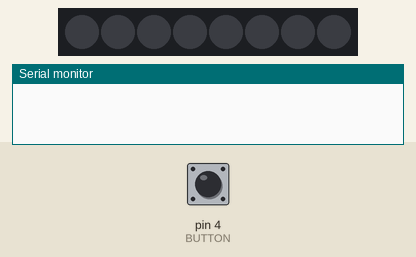
This sketch was run on a simulated Arduino Uno, built with avr-gcc and run on an emulated ATmega328P. Parts: 8 RGB LEDs in strip order, left to right, the last lines printed to the serial monitor. Inputs (shaded band) come from the test bench; at power-on: pin 4 (BUTTON) LOW. Dim RGB values are drawn brighter than linear.

Above: at 1.2 s.
1.3 s: pin 4 (BUTTON) pulled HIGH for 0.15 s
At 2.5 s:
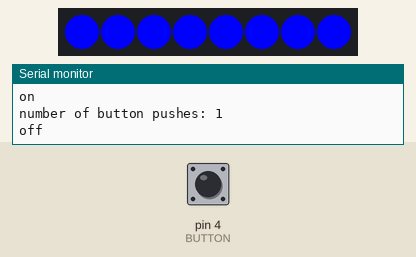
4.4 s: pin 4 (BUTTON) pulled HIGH for 1 s
At 4.91 s:
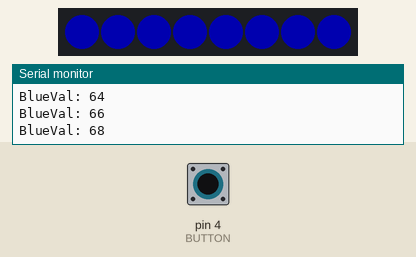
6.9 s: pin 4 (BUTTON) pulled HIGH for 0.15 s
At 7.9 s:
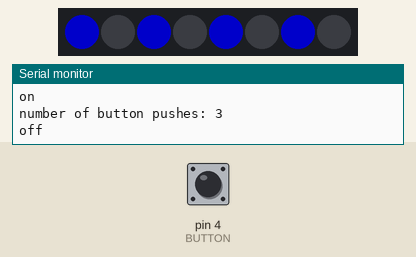
10.0 s: pin 4 (BUTTON) pulled HIGH for 3.2 s
At 10.15 s:
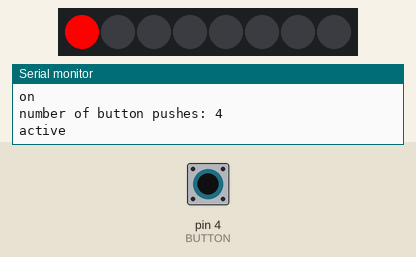
Timing chart, 0 to 15.7 s (numbered marks = the images above; inputs shaded):
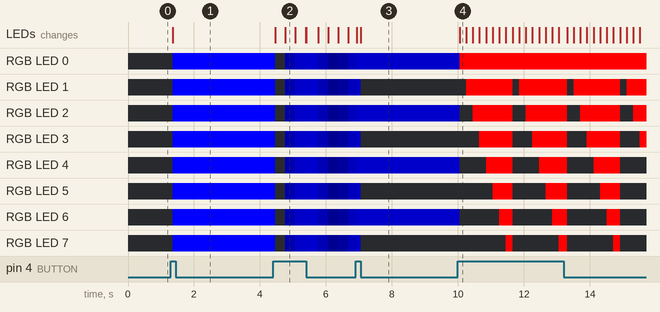

Measured:
- after the input at 1.3 s, RGB LED 0–7: off → RGB(0, 0, 255) after 0.05 s; the LEDs: change after 0.05 s (image 1)
- after the input at 4.4 s, the LEDs: first change after 0.06 s (image 2 shows a later state)
- after the input at 10.0 s, the LEDs: change after 0.05 s (image 4)

The sketch:

Jessica_Prootypr_code.ino
```cpp
//good file
#include <Adafruit_NeoPixel.h>

//#define LED  12
#define BUTTON  4
#define NUMPIXELS 8 //60
#define PIN 6 //neo

//sound
#define MICRO A4
int sensorValue = 0;

//for  8 led
Adafruit_NeoPixel pixels(NUMPIXELS, PIN, NEO_GRB + NEO_KHZ800);

//for 60 LED
//Adafruit_NeoPixel pixels(NUMPIXELS, PIN, NEO_RGBW + NEO_KHZ800);
#define DELAYVAL 100

int buttonPushCounter = 0;
int buttonState = 0;
int lastButtonState = 0;

int blueVal;
int fadeIn = false;
boolean activateNeoPixel = false;
boolean fadeNeoPixel = false;
int numNeoPixel;
boolean micActive = false;
void setup() {
  pinMode(BUTTON, INPUT);
  pinMode(MICRO, INPUT);
  Serial.begin(9600);
  pixels.begin();

}

void loop() {

  pixels.clear();
  // howmanyPresses();
  //fadeInOut();
  // sunRise()
  //delay(100);
  howmanyPresses();
  //turn it on
  if (buttonPushCounter == 1) {
    for (int i = 0; i < NUMPIXELS; i++) {
      pixels.setPixelColor(i, pixels.Color(0, 0, 255));
      pixels.show();
    }
  }

  //fade in and out
  if (buttonPushCounter == 2) {
    fadeInOut();
    for (int i = 0; i < NUMPIXELS; i++) {
      pixels.setPixelColor(i, pixels.Color(0, 0, blueVal));
      pixels.show();
    }
  }

  //sunset
  if (buttonPushCounter == 3) {

    for (int i = 0; i < NUMPIXELS; i++) {
      if (i % 2 == 0) {
        pixels.setPixelColor(i, pixels.Color(0, 0, blueVal));
      }
      pixels.show();
    }
  }
  //turn off
  if (buttonPushCounter == 4) {
    if (micActive == false) {
      speekUp();
    }
    if (micActive == true) {
      for (int i = 0; i < NUMPIXELS; i++) {
        pixels.setPixelColor(i, pixels.Color(255, 0, 0));
        pixels.show();
        delay(200);
        howmanyPresses() ;
      }
    }
  }

  //turn off
  if (buttonPushCounter == 5) {
    for (int i = 0; i < NUMPIXELS; i++) {
      pixels.setPixelColor(i, pixels.Color(0, 0, 0));
      pixels.show();
    }
  }
}

// was a loop but chnage it to boolean or void ???
void howmanyPresses() {
  buttonState = digitalRead(BUTTON);

  if (buttonState != lastButtonState) {
    if (buttonState == HIGH) {
      buttonPushCounter++;
      Serial.println("on");
      Serial.print("number of button pushes: ");
      Serial.println(buttonPushCounter);
    } else {
      Serial.println("off");
    }
    delay(50);
  }
  lastButtonState = buttonState;

}

void sunRise() {

  //add code you dont know how to do here jessica

}

void speekUp() {
  sensorValue = analogRead(MICRO);

  if (sensorValue > 220) {
    Serial.println("active");
    micActive = true;

  }
}

void fadeInOut() {

  // FADE IN
  if (fadeIn == true) {
    if (blueVal < 128) {
      blueVal += 2;
    }
    else fadeIn = false;

  }
  // FADE OUT
  else {
    if (blueVal > 0) {
      blueVal -= 2;
    }

    else fadeIn = true;
  }
  Serial.print("BlueVal: ");
  Serial.println(blueVal);

}
```
